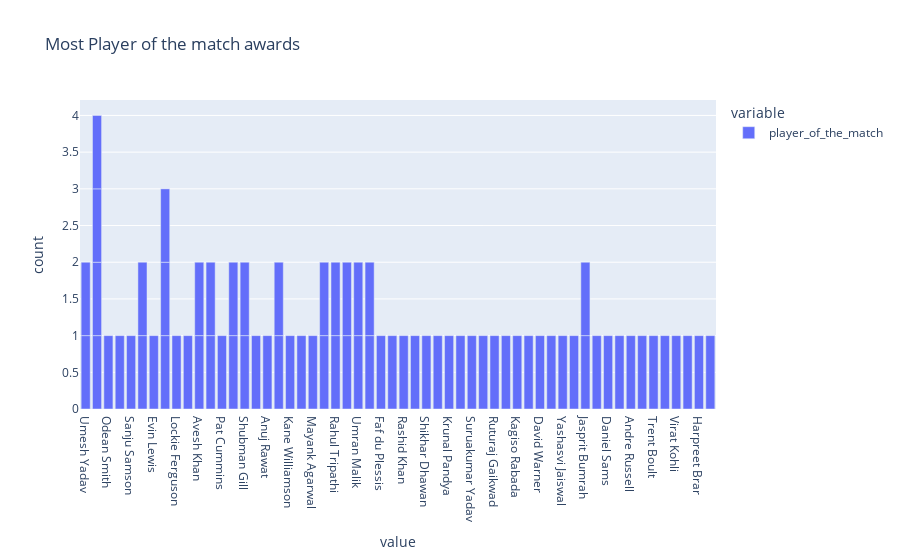

Notebook cell for this chart:
### Markdown cell above
## Most Player of the match award in IPL

### Code cell
figure = px.bar(df,y=['player_of_the_match'],
               title = "Most Player of the match awards")
figure.show()

### Figure 1 — Plotly figure (JSON) as saved in the notebook; plotly's stock layout.template omitted (floating-point values rounded to 4 significant figures)
{"data": [{"hovertemplate": "variable=player_of_the_match<br>value=%{x}<br>count=%{y}<extra></extra>", "legendgroup": "player_of_the_match", "marker": {"color": "#636efa", "pattern": {"shape": ""}}, "name": "player_of_the_match", "orientation": "v", "showlegend": true, "textposition": "auto", "type": "bar", "x": ["Umesh Yadav", "Kuldeep Yadav", "Odean Smith", "Mohammed Shami", "Sanju Samson", "Wanindu Hasaranga", "Evin Lewis", "Umesh Yadav", "Jos Buttler", "Lockie Ferguson", "Liam Livingstone", "Avesh Khan", "Dinesh Karthik", "Pat Cummins", "Quinton de Kock", "Shubman Gill", "Abhishek Sharma", "Anuj Rawat", "Kuldeep Yadav", "Yuzvendra Chahal", "Kane Williamson", "Shivam Dube", "Mayank Agarwal", "Hardik Pandya", "Rahul Tripathi", "K L Rahul", "Dinesh Karthik", "Umran Malik", "David Miller", "Yuzvendra Chahal", "Faf du Plessis", "Kuldeep Yadav", "Mukesh Choudhary", "Jos Buttler", "Rashid Khan", "Marco Jansen", "K L Rahul", "Shikhar Dhawan", "Riyan Parag", "Umran Malik", "Kuldeep Yadav", "Krunal Pandya", "Rahul Tewatia", "Suruakumar Yadav", "Mohsin Khan", "Ruturaj Gaikwad", "Rinku Singh", "Kagiso Rabada", "Harshal Patel", "David Warner", "Tim David", "Yashasvi Jaiswal", "Avesh Khan", "Wanindu Hasaranga", "Devon Conway", "Jasprit Bumrah", "Shubman Gill", "Mitchell Marsh", "Daniel Sams", "Jonny Bairstow", "Andre Russell", "W. Saha", "Trent Boult", "Shardul Thakur", "Rahul Tripathi", "Quinton de Kock", "Virat Kohli", "R Aswin", "Jasprit Bumrah", "Harpreet Brar", "David Miller", "Rajat Patidar", "Jos Buttler", "Hardik Pandya"], "xaxis": "x", "y": [1, 1, 1, 1, 1, 1, 1, 1, 1, 1, 1, 1, 1, 1, 1, 1, 1, 1, 1, 1, 1, 1, 1, 1, 1, 1, 1, 1, 1, 1, 1, 1, 1, 1, 1, 1, 1, 1, 1, 1, 1, 1, 1, 1, 1, 1, 1, 1, 1, 1, 1, 1, 1, 1, 1, 1, 1, 1, 1, 1, 1, 1, 1, 1, 1, 1, 1, 1, 1, 1, 1, 1, 1, 1], "yaxis": "y"}], "layout": {"autosize": true, "barmode": "relative", "legend": {"title": {"text": "variable"}, "tracegroupgap": 0}, "title": {"text": "Most Player of the match awards"}, "xaxis": {"anchor": "y", "autorange": false, "domain": [0, 1], "range": [-0.5, 55.5], "title": {"text": "value"}, "type": "category"}, "yaxis": {"anchor": "x", "autorange": false, "domain": [0, 1], "range": [2.442e-15, 4.211], "title": {"text": "count"}, "type": "linear"}}}
